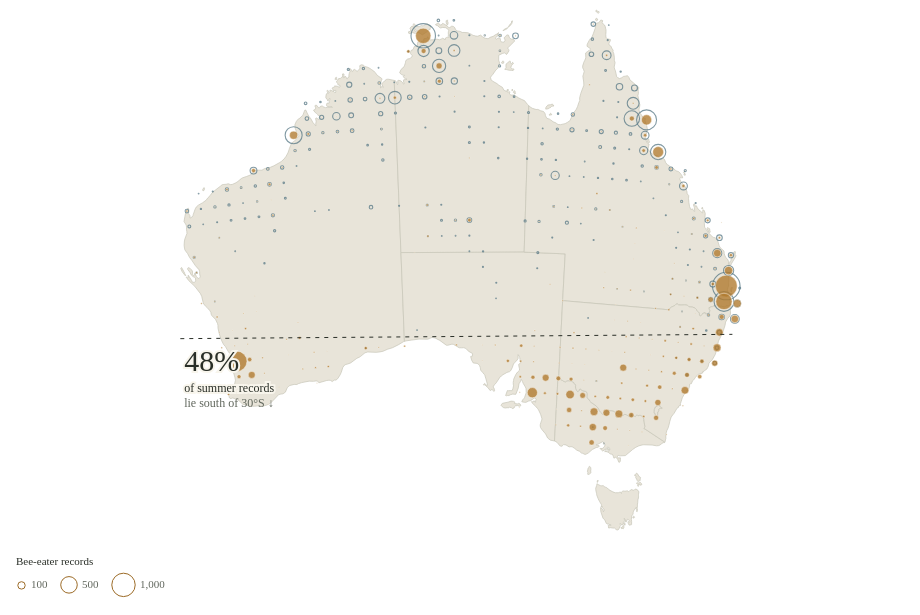

Describe this chart as a Vega-Lite specification.
### Vega-Lite specification from a JSON file in a GitHub repository (floating-point values rounded to 4 significant figures; data arrays with more than 128 entries replaced by an {"elided": "..."} marker saying what was removed)
{"$schema": "https://vega.github.io/schema/vega-lite/v5.json", "width": 904, "height": 520, "padding": 8, "config": {"background": "transparent", "font": "Bricolage Grotesque", "view": {"stroke": null}, "axis": {"labelFont": "Bricolage Grotesque", "titleFont": "Bricolage Grotesque", "labelFontSize": 12, "titleFontSize": 12, "titleFontWeight": 500, "labelColor": "#60665c", "titleColor": "#292e27", "domain": false, "ticks": false, "gridColor": "#e0dccf", "gridOpacity": 0.75, "labelPadding": 8, "titlePadding": 14}, "legend": {"labelFont": "Bricolage Grotesque", "titleFont": "Bricolage Grotesque", "labelFontSize": 11, "titleFontSize": 11, "titleFontWeight": 500, "labelColor": "#60665c", "titleColor": "#292e27", "gradientThickness": 9, "gradientLength": 130, "padding": 8}, "title": {"font": "Bricolage Grotesque", "color": "#292e27", "fontSize": 15, "fontWeight": 500, "anchor": "start"}}, "description": "Proportional-symbol map of rainbow bee-eater records in one-degree squares for the chosen season, with the opposite season drawn as hollow rings. Circle area represents count, on one fixed scale.", "params": [{"name": "season", "value": "Summer"}], "projection": {"type": "conicEqualArea", "parallels": [-18, -36], "rotate": [-134, 0, 0], "center": [0, -28]}, "layer": [{"data": {"values": [{"type": "Feature", "properties": {"name": "Western Australia", "code": "WA"}, "geometry": {"type": "MultiPolygon", "coordinates": {"elided": "5 rows, 876 float values in total"}}}, {"type": "Feature", "properties": {"name": "Northern Territory", "code": "NT"}, "geometry": {"type": "MultiPolygon", "coordinates": {"elided": "11 rows, 718 float values in total"}}}, {"type": "Feature", "properties": {"name": "South Australia", "code": "SA"}, "geometry": {"type": "MultiPolygon", "coordinates": {"elided": "2 rows, 390 float values in total"}}}, {"type": "Feature", "properties": {"name": "Queensland", "code": "QLD"}, "geometry": {"type": "MultiPolygon", "coordinates": {"elided": "15 rows, 862 float values in total"}}}, {"type": "Feature", "properties": {"name": "Tasmania", "code": "TAS"}, "geometry": {"type": "MultiPolygon", "coordinates": {"elided": "9 rows, 528 float values in total"}}}, {"type": "Feature", "properties": {"name": "Victoria", "code": "VIC"}, "geometry": {"type": "MultiPolygon", "coordinates": {"elided": "3 rows, 390 float values in total"}}}, {"type": "Feature", "properties": {"name": "Australian Capital Territory", "code": "ACT"}, "geometry": {"type": "Polygon", "coordinates": [[[149.4, -35.33], [149.4, -35.36], [149.3, -35.35], [149.2, -35.38], [149.1, -35.44], [149.1, -35.51], [149.1, -35.58], [149.1, -35.61], [149.1, -35.83], [149.1, -35.91], [148.9, -35.89], [148.9, -35.82], [148.9, -35.74], [148.9, -35.75], [148.8, -35.71], [148.8, -35.64], [148.8, -35.49], [148.8, -35.31], [149.1, -35.15], [149.2, -35.18], [149.2, -35.22], [149.3, -35.27], [149.4, -35.33]]]}}, {"type": "Feature", "properties": {"name": "New South Wales", "code": "NSW"}, "geometry": {"type": "Polygon", "coordinates": {"elided": "2 rows, 482 float values in total"}}}]}, "mark": {"type": "geoshape", "fill": "#e8e4d9", "stroke": "#c7c6b8", "strokeWidth": 0.7}}, {"data": {"values": {"elided": "1120 records"}}, "transform": [{"filter": "datum.season==={'Summer':'Winter','Winter':'Summer','Autumn':'Spring','Spring':'Autumn'}[season]"}], "mark": {"type": "circle", "filled": false, "strokeWidth": 1.1, "opacity": 0.75}, "encoding": {"longitude": {"field": "longitude", "type": "quantitative"}, "latitude": {"field": "latitude", "type": "quantitative"}, "size": {"field": "count", "type": "quantitative", "scale": {"domain": [0, 1387], "range": [0, 760]}, "legend": {"title": "Bee-eater records", "orient": "bottom", "direction": "horizontal", "values": [100, 500, 1000], "symbolFillColor": "#d9bd90", "symbolStrokeColor": "#9b6a26", "symbolStrokeWidth": 1, "symbolOpacity": 1}}, "color": {"field": "season", "type": "nominal", "scale": {"domain": ["Summer", "Autumn", "Winter", "Spring"], "range": ["#b0782c", "#8c5a86", "#557784", "#58723e"]}, "legend": null}, "tooltip": [{"field": "season", "title": "Season"}, {"field": "count", "title": "Bee-eater records", "format": ","}, {"field": "latitude", "title": "Latitude"}, {"field": "longitude", "title": "Longitude"}]}}, {"data": {"values": {"elided": "1120 records"}}, "transform": [{"filter": "datum.season===season"}], "mark": {"type": "circle", "opacity": 0.78, "stroke": "#f8f5ec", "strokeWidth": 0.6}, "encoding": {"longitude": {"field": "longitude", "type": "quantitative"}, "latitude": {"field": "latitude", "type": "quantitative"}, "size": {"field": "count", "type": "quantitative", "scale": {"domain": [0, 1387], "range": [0, 760]}, "legend": {"title": "Bee-eater records", "orient": "bottom", "direction": "horizontal", "values": [100, 500, 1000], "symbolFillColor": "#d9bd90", "symbolStrokeColor": "#9b6a26", "symbolStrokeWidth": 1, "symbolOpacity": 1}}, "color": {"field": "season", "type": "nominal", "scale": {"domain": ["Summer", "Autumn", "Winter", "Spring"], "range": ["#b0782c", "#8c5a86", "#557784", "#58723e"]}, "legend": null}, "tooltip": [{"field": "season", "title": "Season"}, {"field": "count", "title": "Bee-eater records", "format": ","}, {"field": "latitude", "title": "Latitude"}, {"field": "longitude", "title": "Longitude"}]}}, {"data": {"values": [{"longitude": 112, "latitude": -30}, {"longitude": 154, "latitude": -30}]}, "mark": {"type": "line", "strokeDash": [4, 5], "color": "#292e27", "strokeWidth": 1}, "encoding": {"longitude": {"field": "longitude", "type": "quantitative"}, "latitude": {"field": "latitude", "type": "quantitative"}}}, {"data": {"values": [{"month": 1, "label": "Jan", "season": "Summer", "count": 2655, "medianLatitude": -30, "southOf30": 1343, "southShare": 0.5058}, {"month": 2, "label": "Feb", "season": "Summer", "count": 2045, "medianLatitude": -28, "southOf30": 943, "southShare": 0.4611}, {"month": 3, "label": "Mar", "season": "Autumn", "count": 2367, "medianLatitude": -27, "southOf30": 607, "southShare": 0.2564}, {"month": 4, "label": "Apr", "season": "Autumn", "count": 2196, "medianLatitude": -19, "southOf30": 29, "southShare": 0.01321}, {"month": 5, "label": "May", "season": "Autumn", "count": 2469, "medianLatitude": -18, "southOf30": 6, "southShare": 0.00243}, {"month": 6, "label": "Jun", "season": "Winter", "count": 3254, "medianLatitude": -18, "southOf30": 5, "southShare": 0.001537}, {"month": 7, "label": "Jul", "season": "Winter", "count": 3653, "medianLatitude": -17, "southOf30": 9, "southShare": 0.002464}, {"month": 8, "label": "Aug", "season": "Winter", "count": 3757, "medianLatitude": -18, "southOf30": 96, "southShare": 0.02555}, {"month": 9, "label": "Sep", "season": "Spring", "count": 3724, "medianLatitude": -19, "southOf30": 444, "southShare": 0.1192}, {"month": 10, "label": "Oct", "season": "Spring", "count": 5620, "medianLatitude": -28, "southOf30": 2307, "southShare": 0.4105}, {"month": 11, "label": "Nov", "season": "Spring", "count": 3567, "medianLatitude": -30, "southOf30": 1784, "southShare": 0.5001}, {"month": 12, "label": "Dec", "season": "Summer", "count": 2392, "medianLatitude": -29, "southOf30": 1139, "southShare": 0.4762}]}, "transform": [{"filter": "datum.season===season"}, {"aggregate": [{"op": "sum", "field": "southOf30", "as": "south"}, {"op": "sum", "field": "count", "as": "n"}]}, {"calculate": "format(datum.south/datum.n,'.0%')", "as": "share"}, {"calculate": "'of '+lower(season)+' records'", "as": "what"}, {"calculate": "112.3", "as": "longitude"}, {"calculate": "-30", "as": "latitude"}], "layer": [{"mark": {"type": "text", "align": "left", "baseline": "top", "dy": 9, "fontSize": 30, "fontWeight": 500, "font": "Literata", "color": "#292e27", "stroke": "#f8f5ec", "strokeWidth": 4}, "encoding": {"longitude": {"field": "longitude", "type": "quantitative"}, "latitude": {"field": "latitude", "type": "quantitative"}, "text": {"field": "share"}}}, {"mark": {"type": "text", "align": "left", "baseline": "top", "dy": 9, "fontSize": 30, "fontWeight": 500, "font": "Literata", "color": "#292e27"}, "encoding": {"longitude": {"field": "longitude", "type": "quantitative"}, "latitude": {"field": "latitude", "type": "quantitative"}, "text": {"field": "share"}}}, {"mark": {"type": "text", "align": "left", "baseline": "top", "dy": 45, "fontSize": 12, "color": "#292e27", "stroke": "#f8f5ec", "strokeWidth": 4}, "encoding": {"longitude": {"field": "longitude", "type": "quantitative"}, "latitude": {"field": "latitude", "type": "quantitative"}, "text": {"field": "what"}}}, {"mark": {"type": "text", "align": "left", "baseline": "top", "dy": 45, "fontSize": 12, "color": "#292e27"}, "encoding": {"longitude": {"field": "longitude", "type": "quantitative"}, "latitude": {"field": "latitude", "type": "quantitative"}, "text": {"field": "what"}}}, {"mark": {"type": "text", "align": "left", "baseline": "top", "dy": 60, "fontSize": 12, "color": "#60665c"}, "encoding": {"longitude": {"field": "longitude", "type": "quantitative"}, "latitude": {"field": "latitude", "type": "quantitative"}, "text": {"value": "lie south of 30°S ↓"}}}]}]}
